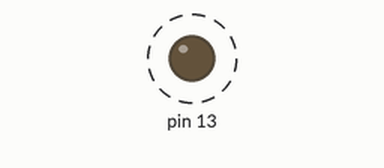
This sketch was run on a simulated Arduino Uno, built with avr-gcc and run on an emulated ATmega328P. Parts: output pins drawn as LEDs (lit = HIGH). Dashed ring = blinking.

Above: at 0.5 s.
Timing chart, 0 to 4.6 s (numbered marks = the images above):
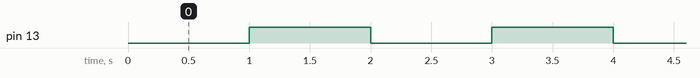

Measured:
- by itself, pin 13: alternates HIGH for 1.0 s and LOW for 1.0 s

The sketch:

P1_4.ino
```cpp
// Ejercicio 4
// 1. Pin número 13 en modo digital.
// 2. Función donde la variable, definirá el estado de encendido y apagado del led.

void setup() {
  // 1
  pinMode(13, OUTPUT);
}

// Creación de función estado.
int estado(int variable){
  // Regreso de valor negado.
  return !variable;
}

void loop() {
  int variable = 0;

  // Encendedido
  digitalWrite(13, variable);
  delay(1000);

  // Llamando funcion estado y asiganandolo a variable.
  variable = estado(variable);

  // Apagado
  digitalWrite(13, variable);
  delay(1000);
}
```
